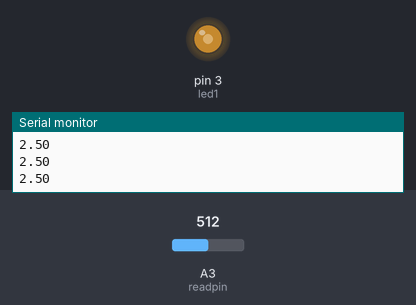
Bench run of a sketch on a simulated Arduino Uno, built with avr-gcc and run on an emulated ATmega328P. Shown: output pins drawn as LEDs (lit = HIGH), the last lines printed to the serial monitor. Inputs (shaded band) come from the test bench; at power-on: A3 (readpin) = 512.

Above: at 1.3 s.
1.4 s: A3 (readpin) set to 716
At 2.7 s:
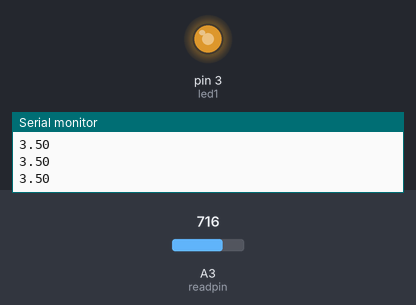
3.0 s: A3 (readpin) set to 900
At 3.9 s:
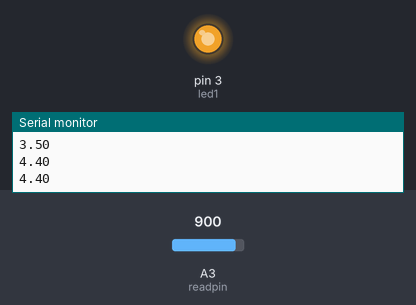
4.5 s: A3 (readpin) set to 122
At 5.1 s:
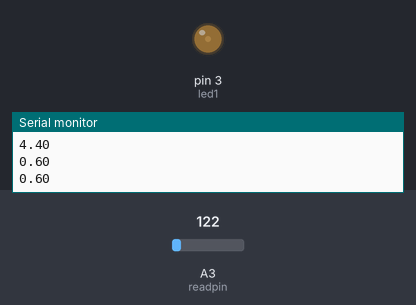
6.0 s: A3 (readpin) set to 0
At 7.2 s:
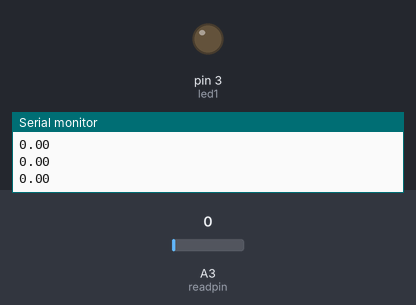
7.5 s: A3 (readpin) set to 511
At 8.7 s:
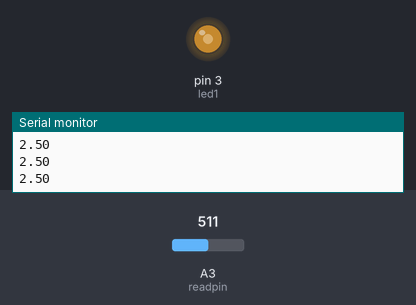
Timing chart, 0 to 10.0 s (numbered marks = the images above; inputs shaded):
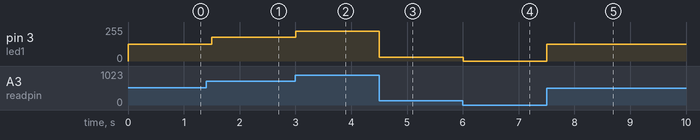

The sketch:

led_dim.ino
```cpp
//led_dim

int led1=3;
float ledvolt=0.00;
int readpin=A3;

void setup()
{
     pinMode(led1,OUTPUT);
     pinMode(readpin,INPUT);
     Serial.begin(9600);
}


void loop()
{

    ledvolt = (255.00/1023.00)* analogRead(readpin)   ;       // now  ledvolt in = 0-255 for o-1023 value of analogRead from spinning of Voltmeter

    analogWrite(led1, ledvolt);


    Serial.println((5.00/255.00)*ledvolt);
    delay(500);
}
```

Measured:
- after the input at 1.4 s, pin 3 (led1): 127/255 → 178/255 after 0.10 s
- after the input at 3.0 s, pin 3 (led1): 178/255 → 224/255 at once
- after the input at 4.5 s, pin 3 (led1): 224/255 → 30/255 at once
- after the input at 6.0 s, pin 3 (led1): 30/255 → 0/255 at once
- after the input at 7.5 s, pin 3 (led1): 0/255 → 127/255 at once
